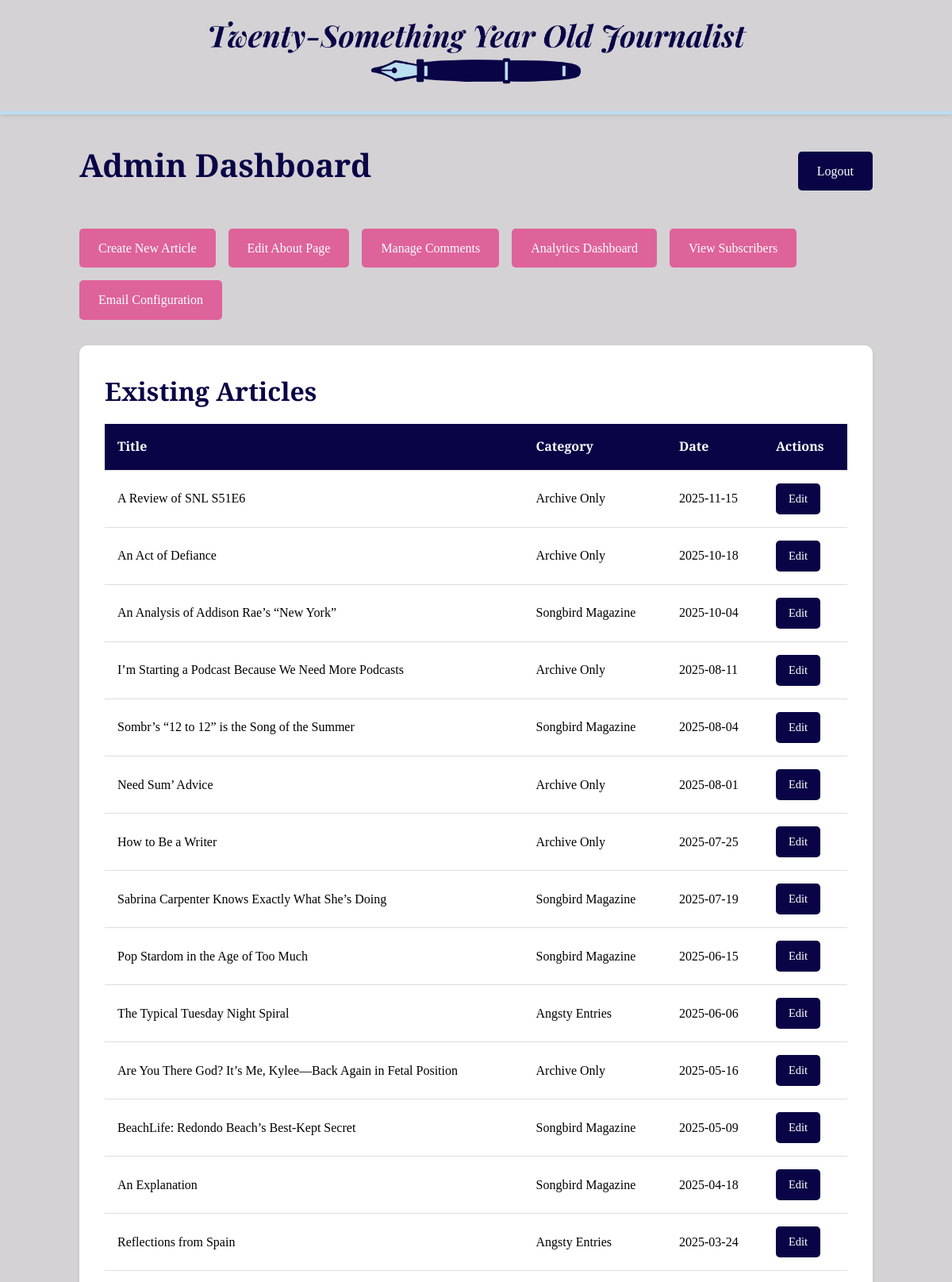
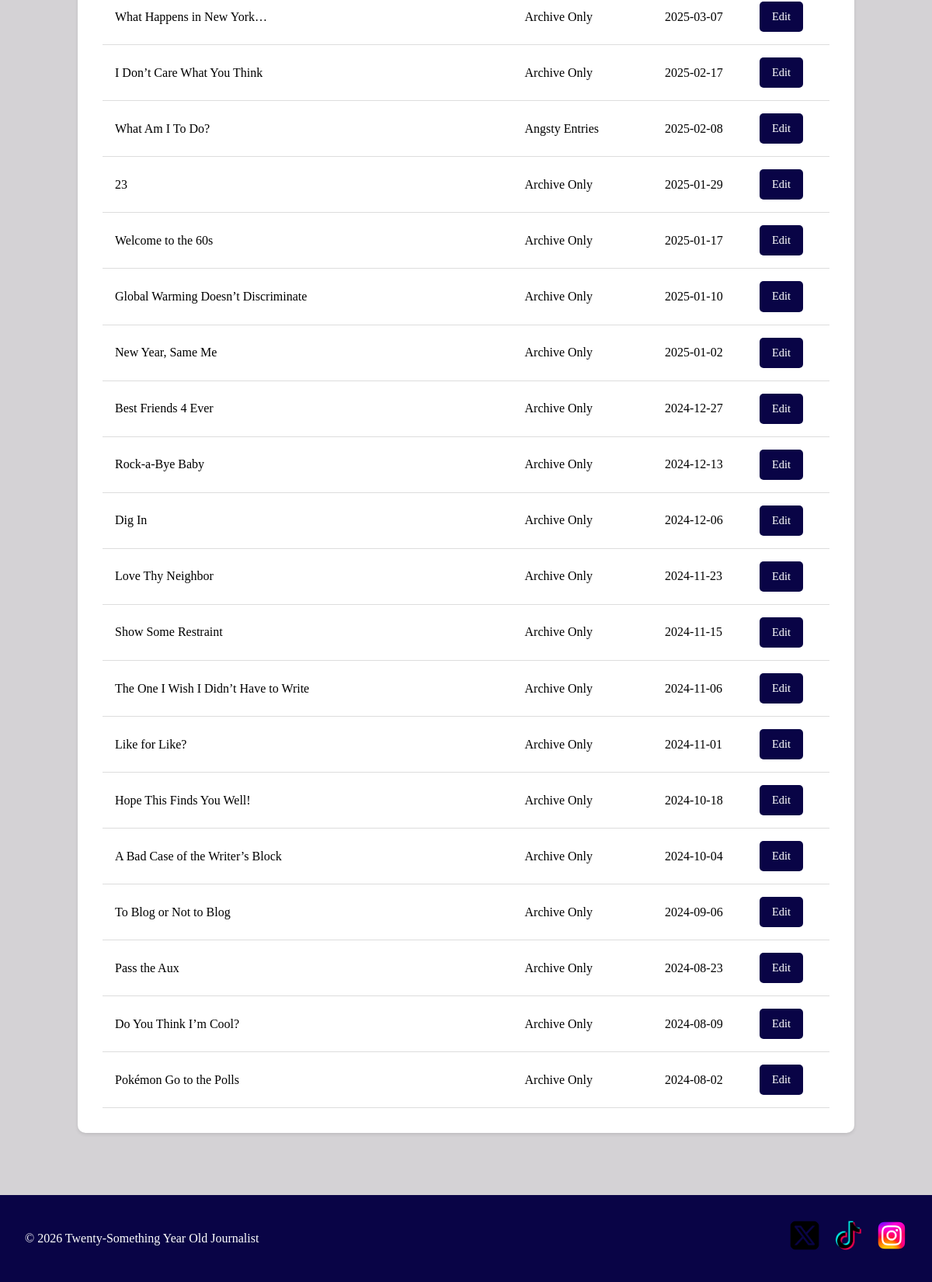
Page /admin (signed in) on the committed database (2 pictures, top to bottom).
### tables this page shows
CREATE TABLE articles (
            id INTEGER PRIMARY KEY AUTOINCREMENT,
            title TEXT NOT NULL,
            slug TEXT UNIQUE NOT NULL,
            author_name TEXT NOT NULL,
            category TEXT NOT NULL,
            published_date DATE NOT NULL,
            cover_image_filename TEXT NOT NULL,
            content_html TEXT NOT NULL
        , short_summary TEXT DEFAULT "Short summary of the article will go here eventually");

### app.py (the view)
@app.route('/admin')
@admin_required
def admin_dashboard():
    conn = get_db()
    cursor = conn.cursor()
    cursor.execute('SELECT * FROM articles ORDER BY published_date DESC')
    articles = cursor.fetchall()
    conn.close()
    return render_template('admin_dashboard.html', articles=articles)

### app.py (called while the page is built)
def get_db():
    conn = sqlite3.connect('blog.db')
    conn.row_factory = sqlite3.Row
    return conn

def admin_required(f):
    @wraps(f)
    def decorated_function(*args, **kwargs):
        if not session.get('admin_logged_in'):
            flash('Please log in to access this page.', 'error')
            return redirect(url_for('admin_login'))
        return f(*args, **kwargs)
    return decorated_function

### templates/admin_dashboard.html (shortened to what this page needs)
{% extends "base.html" %}
{% block content %}
<div class="admin-container">
    <div class="admin-header">
        <h1>Admin Dashboard</h1>
        <a href="{{ url_for('admin_logout') }}" class="btn-secondary">Logout</a>
    </div>
    <div class="admin-actions">
        <a href="{{ url_for('admin_new_article') }}" class="btn-primary">Create New Article</a>
        <a href="{{ url_for('admin_edit_about') }}" class="btn-primary">Edit About Page</a>
        <a href="{{ url_for('admin_comments') }}" class="btn-primary">Manage Comments</a>
        <a href="{{ url_for('admin_analytics') }}" class="btn-primary">Analytics Dashboard</a>
        <a href="{{ url_for('admin_subscribers') }}" class="btn-primary">View Subscribers</a>
        <a href="{{ url_for('admin_email_config') }}" class="btn-primary">Email Configuration</a>
    </div>
    <div class="admin-articles-list">
        <h2>Existing Articles</h2>
        {% if articles %}
            <table class="articles-table">
                <thead>
                    <tr>
                        <th>Title</th>
                        <th>Category</th>
                        <th>Date</th>
                        <th>Actions</th>
                    </tr>
                </thead>
                <tbody>
                    {% for article in articles %}
                    <tr>
                        <td>{{ article['title'] }}</td>
                        <td>{{ article['category'] }}</td>
                        <td>{{ article['published_date'] }}</td>
                        <td>
                            <a href="{{ url_for('admin_edit_article', article_id=article['id']) }}" class="btn-edit">Edit</a>
                        </td>
                    </tr>
                    {% endfor %}
                </tbody>
            </table>
        {% else %}
            <p>No articles yet. Create your first article!</p>
        {% endif %}
    </div>
</div>
{% endblock %}

### static/css/style.css (style rules this page uses)
:root { --bg-color: #d4d2d5ff; --text-dark: #616163ff; --accent-primary: #090446ff; --accent-secondary: #de639aff; --accent-tertiary: #bbdef0ff; }
* { margin: 0; padding: 0; box-sizing: border-box; }
body { font-family: 'Times New Roman', Times, serif; background-color: var(--bg-color); color: #000000; line-height: 1.6; min-height: 100vh; display: flex; flex-direction: column; }
h1, h2, h3, h4, h5, h6 { font-family: 'Droid Serif', Georgia, serif; color: var(--accent-primary); margin-bottom: 1rem; }
h1 { font-size: 2.5rem; }
h2 { font-size: 2rem; }
a { color: var(--accent-secondary); text-decoration: none; transition: color 0.3s ease; }
.admin-container { max-width: 1000px; margin: 0 auto; }
.admin-header { display: flex; justify-content: space-between; align-items: center; margin-bottom: 2rem; }
.admin-header h1 { color: var(--accent-primary); font-family: 'Droid Serif', Georgia, serif; }
.admin-actions { margin-bottom: 2rem; display: flex; gap: 1rem; flex-wrap: wrap; }
.admin-articles-list { background: white; padding: 2rem; border-radius: 10px; box-shadow: 0 2px 4px rgba(0, 0, 0, 0.1); }
.articles-table { width: 100%; border-collapse: collapse; margin-top: 1rem; }
.articles-table th, .articles-table td { padding: 1rem; text-align: left; border-bottom: 1px solid #ddd; }
.articles-table th { background-color: var(--accent-primary); color: white; font-weight: bold; font-family: 'Droid Serif', Georgia, serif; }
.btn-primary, .btn-secondary, .btn-edit { padding: 0.75rem 1.5rem; border: none; border-radius: 5px; font-size: 1rem; cursor: pointer; transition: background-color 0.3s ease, transform 0.2s ease; font-family: inherit; text-decoration: none; display: inline-block; }
.btn-primary { background-color: var(--accent-secondary); color: white; font-family: 'Times New Roman', Times, serif; }
.btn-secondary { background-color: var(--accent-primary); color: white; font-family: 'Times New Roman', Times, serif; }
.btn-edit { background-color: var(--accent-primary); color: white; padding: 0.5rem 1rem; font-size: 0.9rem; font-family: 'Times New Roman', Times, serif; }

### rows in the picture
articles: title "A Review of SNL S51E6", category "Archive Only", published_date "2025-11-15"
articles: title "An Act of Defiance", category "Archive Only", published_date "2025-10-18"
articles: title "An Analysis of Addison Rae’s “New York”", category "Songbird Magazine", published_date "2025-10-04"
articles: title "I’m Starting a Podcast Because We Need More Podcasts", category "Archive Only", published_date "2025-08-11"
articles: title "Sombr’s “12 to 12” is the Song of the Summer", category "Songbird Magazine", published_date "2025-08-04"
articles: title "Need Sum’ Advice", category "Archive Only", published_date "2025-08-01"
articles: title "How to Be a Writer", category "Archive Only", published_date "2025-07-25"
articles: title "Sabrina Carpenter Knows Exactly What She’s Doing", category "Songbird Magazine", published_date "2025-07-19"
articles: title "Pop Stardom in the Age of Too Much", category "Songbird Magazine", published_date "2025-06-15"
articles: title "The Typical Tuesday Night Spiral", category "Angsty Entries", published_date "2025-06-06"
articles: title "Are You There God? It’s Me, Kylee—Back Again in Fetal Position", category "Archive Only", published_date "2025-05-16"
articles: title "BeachLife: Redondo Beach’s Best-Kept Secret", category "Songbird Magazine", published_date "2025-05-09"
articles: title "An Explanation", category "Songbird Magazine", published_date "2025-04-18"
articles: title "Reflections from Spain", category "Angsty Entries", published_date "2025-03-24"
articles: title "What Happens in New York…", category "Archive Only", published_date "2025-03-07"
articles: title "I Don’t Care What You Think", category "Archive Only", published_date "2025-02-17"
articles: title "What Am I To Do?", category "Angsty Entries", published_date "2025-02-08"
articles: title "23", category "Archive Only", published_date "2025-01-29"
articles: title "Welcome to the 60s", category "Archive Only", published_date "2025-01-17"
articles: title "Global Warming Doesn’t Discriminate", category "Archive Only", published_date "2025-01-10"
articles: title "New Year, Same Me", category "Archive Only", published_date "2025-01-02"
articles: title "Best Friends 4 Ever", category "Archive Only", published_date "2024-12-27"
articles: title "Rock-a-Bye Baby", category "Archive Only", published_date "2024-12-13"
articles: title "Dig In", category "Archive Only", published_date "2024-12-06"
articles: title "Love Thy Neighbor", category "Archive Only", published_date "2024-11-23"
articles: title "Show Some Restraint", category "Archive Only", published_date "2024-11-15"
articles: title "The One I Wish I Didn’t Have to Write", category "Archive Only", published_date "2024-11-06"
articles: title "Like for Like?", category "Archive Only", published_date "2024-11-01"
articles: title "Hope This Finds You Well!", category "Archive Only", published_date "2024-10-18"
articles: title "A Bad Case of the Writer’s Block", category "Archive Only", published_date "2024-10-04"
articles: title "To Blog or Not to Blog", category "Archive Only", published_date "2024-09-06"
articles: title "Pass the Aux", category "Archive Only", published_date "2024-08-23"
articles: title "Do You Think I’m Cool?", category "Archive Only", published_date "2024-08-09"
articles: title "Pokémon Go to the Polls", category "Archive Only", published_date "2024-08-02"
